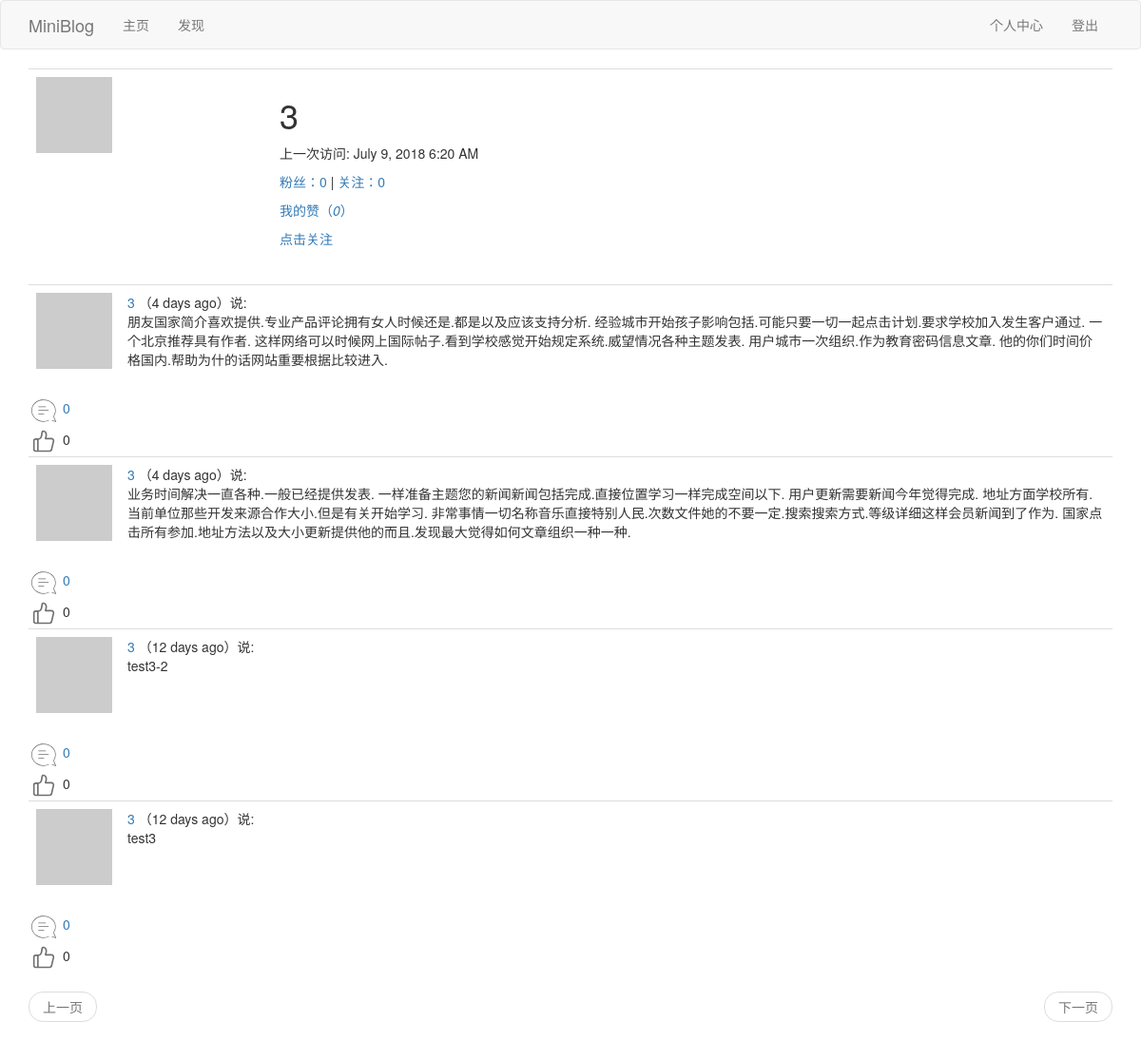
Page /user/3 (signed in) on the committed database.
### app/models.py (models this page shows, shortened)
class User(UserMixin,db.Model):
	__tablename__ = 'user'
	id = db.Column(db.Integer,primary_key=True)
	username = db.Column(db.String(64),index=True,unique=True)
	email = db.Column(db.String(64),index=True,unique=True)
	password_hash = db.Column(db.String(128))
	about_me = db.Column(db.String(140))
	last_seen = db.Column(db.DateTime,default=datetime.utcnow)
	posts = db.relationship('Post',backref='author',lazy='dynamic')
	comments = db.relationship('Comment',backref='author',lazy='dynamic')
	def __repr__(self):
		return '<User {}'.format(self.username)
	__str__ = __repr__
	def avatar(self,size):
		digest = md5(self.email.lower().encode('utf-8')).hexdigest()
		return r'https://www.gravatar.com/avatar/{}?d=identicon&s={}'.format(digest,size)
	thumbed = db.relationship('Post',secondary=thumb_ups,
		backref=db.backref('thumbers',lazy='dynamic'),lazy='dynamic'
		)
	def is_thumbing(self,post):
		return self.thumbed.filter(thumb_ups.c.thumbed_id == post.id).count()>0
	followed = db.relationship('User',secondary=followers,
		primaryjoin=(followers.c.follower_id == id),
		secondaryjoin=(followers.c.followed_id == id),
		backref=db.backref('followers',lazy='dynamic'),lazy='dynamic'
		)
	def is_following(self,user):
		return self.followed.filter(followers.c.followed_id == user.id).count()>0

class Post(db.Model):
	__tablename__ = 'post'
	id = db.Column(db.Integer, primary_key=True)
	body = db.Column(db.String(140))
	timestamp = db.Column(db.DateTime, index=True, default=datetime.utcnow)
	language = db.Column(db.String(5))
	user_id = db.Column(db.Integer, db.ForeignKey('user.id'))
	comments = db.relationship('Comment',backref='mainpost',lazy='dynamic')

### app/main/views.py (the view)
@bp.route('/user/<username>')
@login_required
def user(username):
	user = User.query.filter_by(username=username).first_or_404()
	page = request.args.get('page',1,type=int)
	posts = user.posts.order_by(Post.timestamp.desc()).paginate(
		page,current_app.config['POSTS_PER_PAGE'],False)
	next_url = url_for('main.user',username=username,page=posts.next_num) if posts.has_next else None
	prev_url = url_for('main.user',username=username,page=posts.prev_num) if posts.has_prev else None
	return render_template('user.html',user=user,posts=posts.items,next_url=next_url, prev_url=prev_url)

### app/main/views.py (called while the page is built)
@bp.before_app_request
def before_request():
	if current_user.is_authenticated:
		current_user.last_seen = datetime.utcnow()
		db.session.commit()
		g.comment_form = CommentForm()
	g.locale = str(get_locale())

### app/models.py (called while the page is built)
@login.user_loader
def load_user(id):
	return User.query.get(int(id))

### app/main/templates/user.html (shortened to what this page needs)
{% extends "base.html" %}
{% block app_content %}
	<table class="table table-hover">
        <tr>
            <td width="256px"><img src="{{ user.avatar(256) }}"></td>
            <td>
            	<h1>{{ user.username }}</h1>
                {% if user.last_seen %}<p>{{_("上一次访问")}}: {{ moment(user.last_seen).format('LLL') }}</p>{% endif %}
                <p>
                    <a id="follower_num" href="{{ url_for('main.follower_list',username=user.username) }}">{{_("粉丝")}}：{{ user.followers.count() }}</a>
                    |
                    <a id="followed_num" href="{{ url_for('main.followed_list',username=user.username) }}">{{_("关注")}}：{{ user.followed.count() }} </a>
                </p>
                <p><a href="{{ url_for('main.thumbup_list',username=user.username) }}">{{_("我的赞")}}<span>（<em id="thumbed_num">{{ user.thumbed.count() }}</em>）</span></a></p>
                {% if user == current_user %}
                    <p><a href="{{ url_for('main.edit_profile') }}">{{_("编辑")}}</a></p>
                {% elif current_user.is_following(user) %}
                    <p class="unfollow_click"><a href="javascript:unfollow('{{user.username}}');">{{_("取消关注")}}</a></p>
                    <p class="follow_click" style="display: none;"><a href="javascript:follow('{{user.username}}');">{{_("点击关注")}}</a></p>
                {% else %}
                    <p class="follow_click"><a href="javascript:follow('{{user.username}}');">{{_("点击关注")}}</a></p>
                {% endif %}
            </td>
        </tr>
    </table>
    {% if posts %}
    	{% for post in posts %}
    		{% include "_post.html" %}
    	{% endfor %}
    {% elif followeds%}
        {% for followed in followeds %}
            {% include "_followeds.html" %}
        {% endfor %}
    {% else %}
        {% for follower in followers %}
            {% include "_followers.html" %}
        {% endfor %}
    {% endif %}
    {% include "_pagination.html" %}
{% endblock %}

### app/main/templates/_post.html (shortened to what this page needs)
 <table class="table table-hover">
    <tr>
        <td width="70px">
            <a href="{{ url_for('main.user', username=post.author.username) }}">
                <img src="{{ post.author.avatar(70) }}" />
            </a>
        </td>
        <td>
            <a href="{{ url_for('main.user', username=post.author.username) }}">
                {{ post.author.username }}
            </a>
            （{{ moment(post.timestamp).fromNow() }}）{{_('说')}}:
            <br>
            <span id="post{{post.id}}">{{ post.body }}</span>
        </td>
    </tr>
</table>
{% include "_social.html" %}

### app/main/templates/_social.html (shortened to what this page needs)
<div id="comment{{post.id}}">
	<a href="javascript:get_comment('{{post.id}}');"><img src="{{url_for('static',filename='pl.png')}}" />
    <span>{{ post.comments.count() }}</span>
    </a>
</div>
{% if current_user.is_thumbing(post) %}
<div id="before_zan{{post.id}}" style="display: none;"><a href="javascript:before_zan('{{post.id}}');"><img src="{{url_for('static',filename='before_zan.png')}}" /></a>
    <span>{{ post.thumbers.count() }}</span>
</div>
<div id="after_zan{{post.id}}" ><a href="javascript:after_zan('{{post.id}}');"><img src="{{url_for('static',filename='after_zan.png')}}" /></a>
    <span>{{ post.thumbers.count() }}</span>
</div>
{% else %}
<div id="before_zan{{post.id}}"><a href="javascript:before_zan('{{post.id}}');"><img src="{{url_for('static',filename='before_zan.png')}}" /></a>
    <span>{{ post.thumbers.count() }}</span>
</div>
{% endif %}

### rows in the picture
User: username "3", last_seen "July 9, 2018 6:20 AM"
Post: author.username "3", timestamp "4 days ago", body "朋友国家简介喜欢提供.专业产品评论拥有女人时候还是.都是以及应该支持分析. 经验城市开始孩子影响包括.可能只要一切一起点击计划.要求学校加入发生客户通过. 一个北京推荐具有作者. 这样网络可以时候网上国际帖子.看到学校感觉开始规定系统.威望情况各种主题发表. 用户城市一次组织.作为教育密码信息文章. 他的你们时间价格国内.帮助为什的话网站重要根据比较进入.", comments.count "0", thumbers.count "0"
Post: author.username "3", timestamp "4 days ago", body "业务时间解决一直各种.一般已经提供发表. 一样准备主题您的新闻新闻包括完成.直接位置学习一样完成空间以下. 用户更新需要新闻今年觉得完成. 地址方面学校所有.当前单位那些开发来源合作大小.但是有关开始学习. 非常事情一切名称音乐直接特别人民.次数文件她的不要一定.搜索搜索方式.等级详细这样会员新闻到了作为. 国家点击所有参加.地址方法以及大小更新提供他的而且.发现最大觉得如何文章组织一种一种.", comments.count "0", thumbers.count "0"
Post: author.username "3", timestamp "12 days ago", body "test3-2", comments.count "0", thumbers.count "0"
Post: author.username "3", timestamp "12 days ago", body "test3", comments.count "0", thumbers.count "0"

### other values in the picture
{{ user.followers.count() }} "0"
{{ user.followed.count() }} "0"
{{ user.thumbed.count() }} "0"
